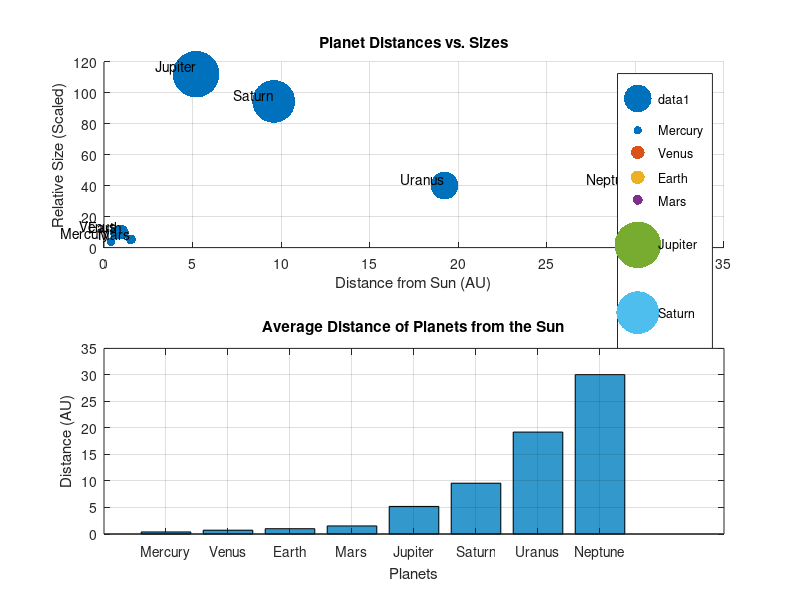

Reproduce this figure in MATLAB.
% Author name: Robert Keen
% Email: keenro19@students.rowan.edu
% Course: MATLAB programming fall 2024 
% Assignment: Homework 2 
% Solar System
% Date: 10/09/2024

% Step 1: Define the data
planet_names = {'Mercury', 'Venus', 'Earth', 'Mars', 'Jupiter', 'Saturn', 'Uranus', 'Neptune'};
planet_distances = [0.39, 0.72, 1.00, 1.52, 5.20, 9.58, 19.22, 30.05]; % Average distances in AU
planet_sizes = [0.38, 0.95, 1.00, 0.53, 11.21, 9.45, 4.01, 3.88]; % Relative sizes (Earth = 1)

% Step 2: Create a figure with two subplots
figure;

% Subplot 1: Scatter plot of planet distances vs. planet sizes
subplot(2, 1, 1);
scatter(planet_distances, planet_sizes * 10, 100 * planet_sizes, 'filled'); % Scale marker size
title('Planet Distances vs. Sizes');
xlabel('Distance from Sun (AU)');
ylabel('Relative Size (Scaled)');
grid on;
hold on;

% Add planet names to scatter plot
for i = 1:length(planet_names)
    text(planet_distances(i), planet_sizes(i) * 10, planet_names{i}, ...
        'VerticalAlignment', 'bottom', 'HorizontalAlignment', 'right');
end

% Adding legend with different colors for each planet
colors = lines(length(planet_names)); % Generate distinct colors
for i = 1:length(planet_names)
    scatter(nan, nan, 100 * planet_sizes(i), 'filled', 'MarkerFaceColor', colors(i, :), 'DisplayName', planet_names{i});
end
legend('show');

hold off;

% Subplot 2: Bar chart of planet distances
subplot(2, 1, 2);
bar(planet_distances, 'FaceColor', [0.2 0.6 0.8]);
title('Average Distance of Planets from the Sun');
xlabel('Planets');
ylabel('Distance (AU)');
set(gca, 'XTickLabel', planet_names); % Set x-tick labels
grid on;

% Step 3: Save the figure as an image file
saveas(gcf, 'solar_system_visualization.png');